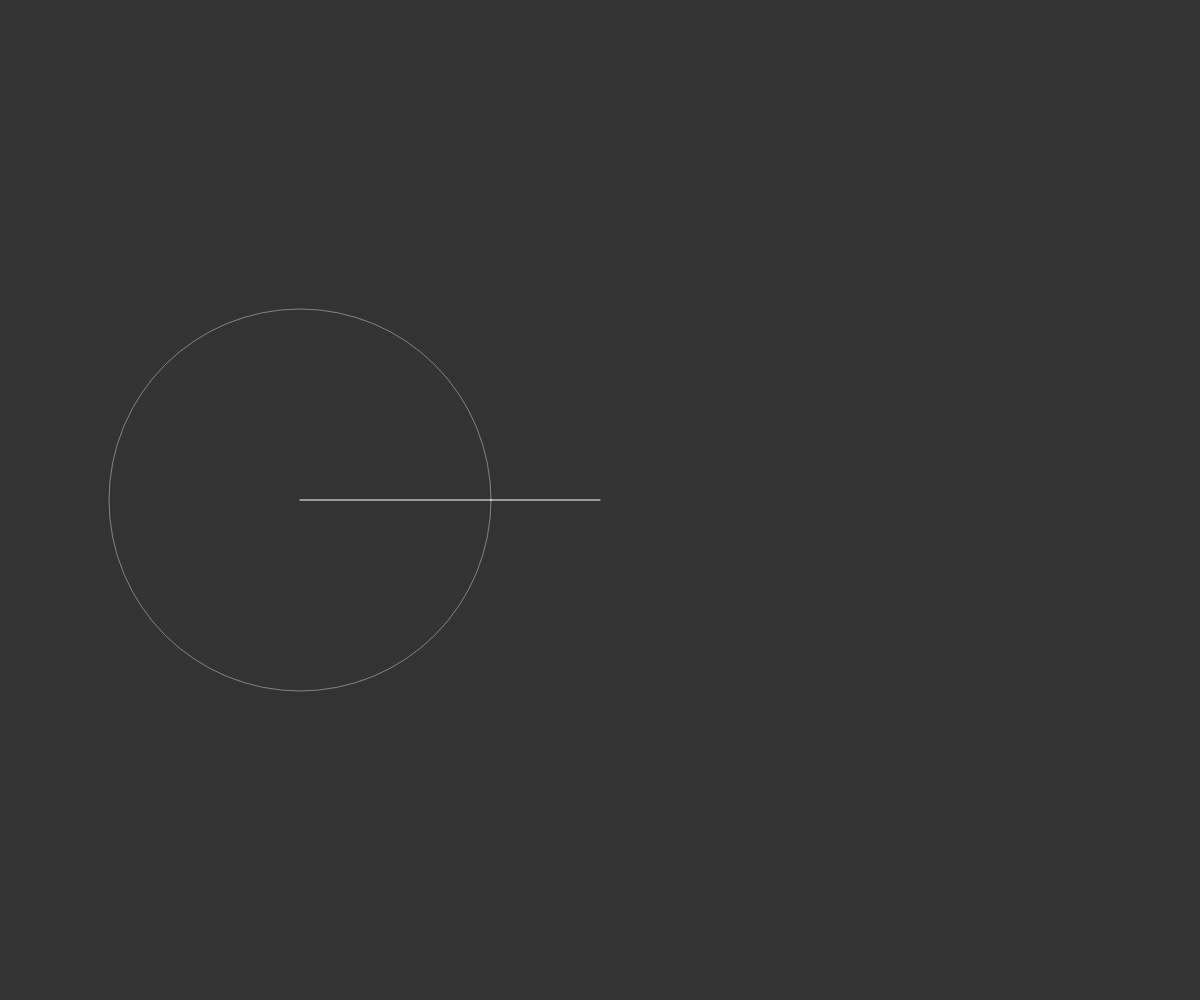
Frame 1 (no input)
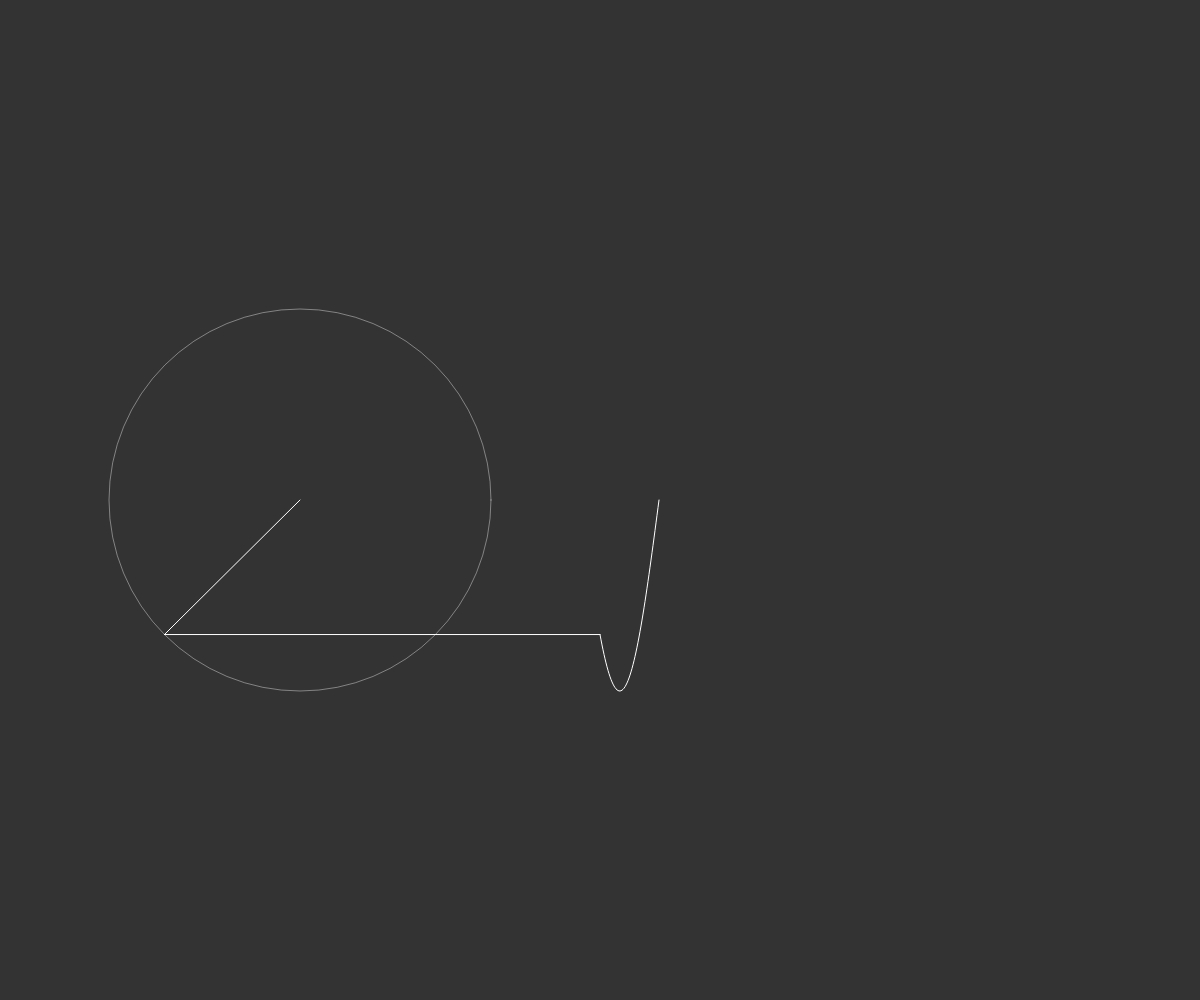
Frame 60 (no input)
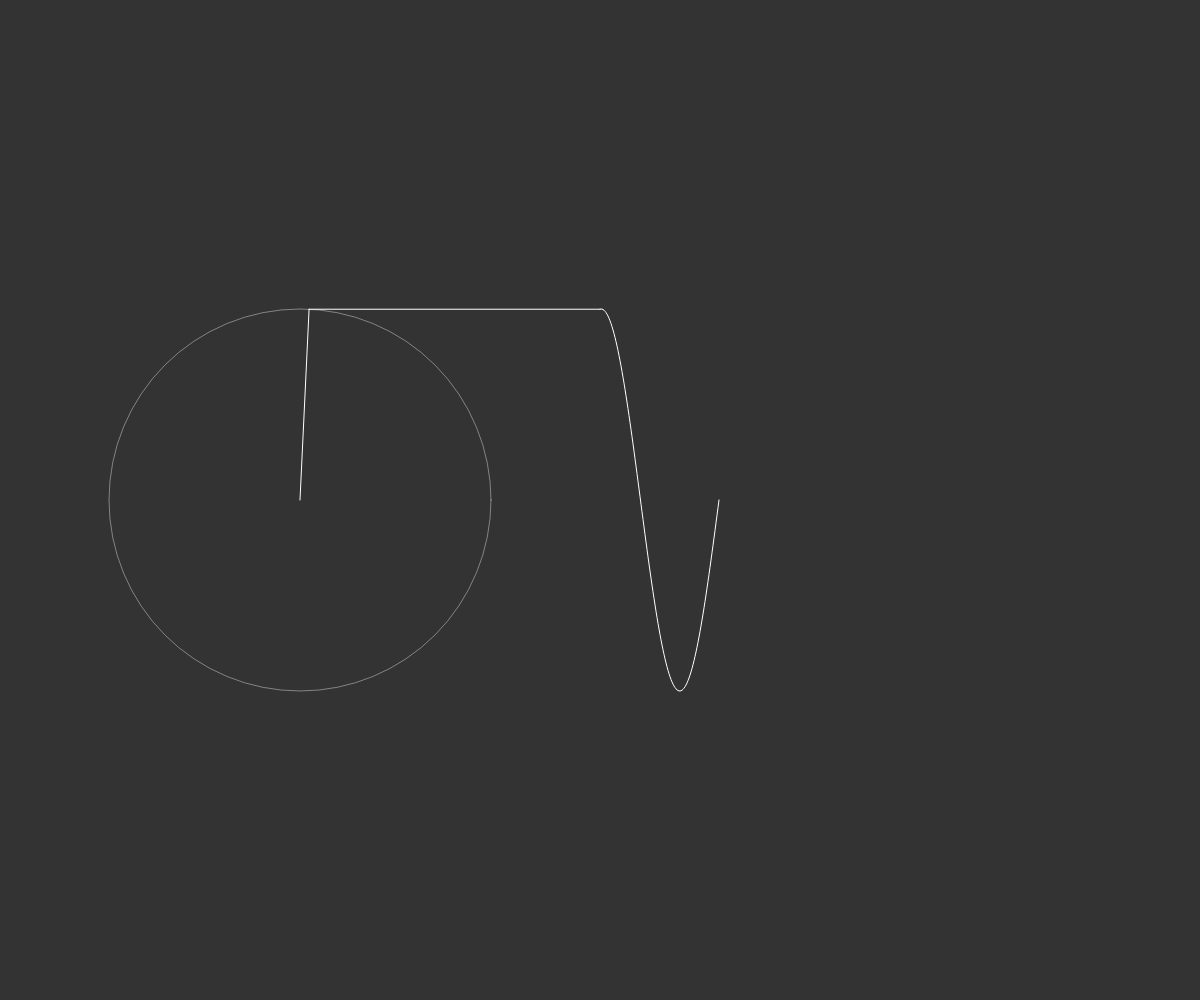
Frame 120 (the mouse pressed at the canvas centre since frame 60)

The p5.js sketch that drew these frames (run headless with seeded random() and noise() and a simulated clock; from frame 60 on, the mouse is pressed at the canvas centre):

// p5.js sketch
// ── sketch.js
let angle = 0;
let waves = [];

function setup() {
    createCanvas(innerWidth, innerHeight)
    slider = createSlider(1, 10, 1)
}

function draw() {
    background(51)
    translate(innerWidth / 4, innerHeight / 2);

    let x = 0;
    let y = 0;
    for (let i = 0; i < slider.value(); i++) {

        let prevX = x;
        let prevY = y;
        let n = i * 2 + 1;
        let radius = 150 * (4 / (n * PI));
        x += radius * cos(n * angle);
        y += radius * sin(n * angle);
       

        //point moving
        fill(255)
        stroke(255)
        line(prevX, prevY, x, y);
        

        //big circle
        stroke(255, 100)
        noFill()
        ellipse(prevX, prevY, radius * 2);

    }
    waves.unshift(y);

    translate(300, 0)
    stroke(255)
    line(x - 300, y, 0, waves[0]);
    beginShape()
    for (let i = 0; i < waves.length; i++) {
        vertex(i, waves[i])
    }
    endShape()

    angle += 0.04;
    if (waves.length > 400) {
        waves.pop();
    }
}
